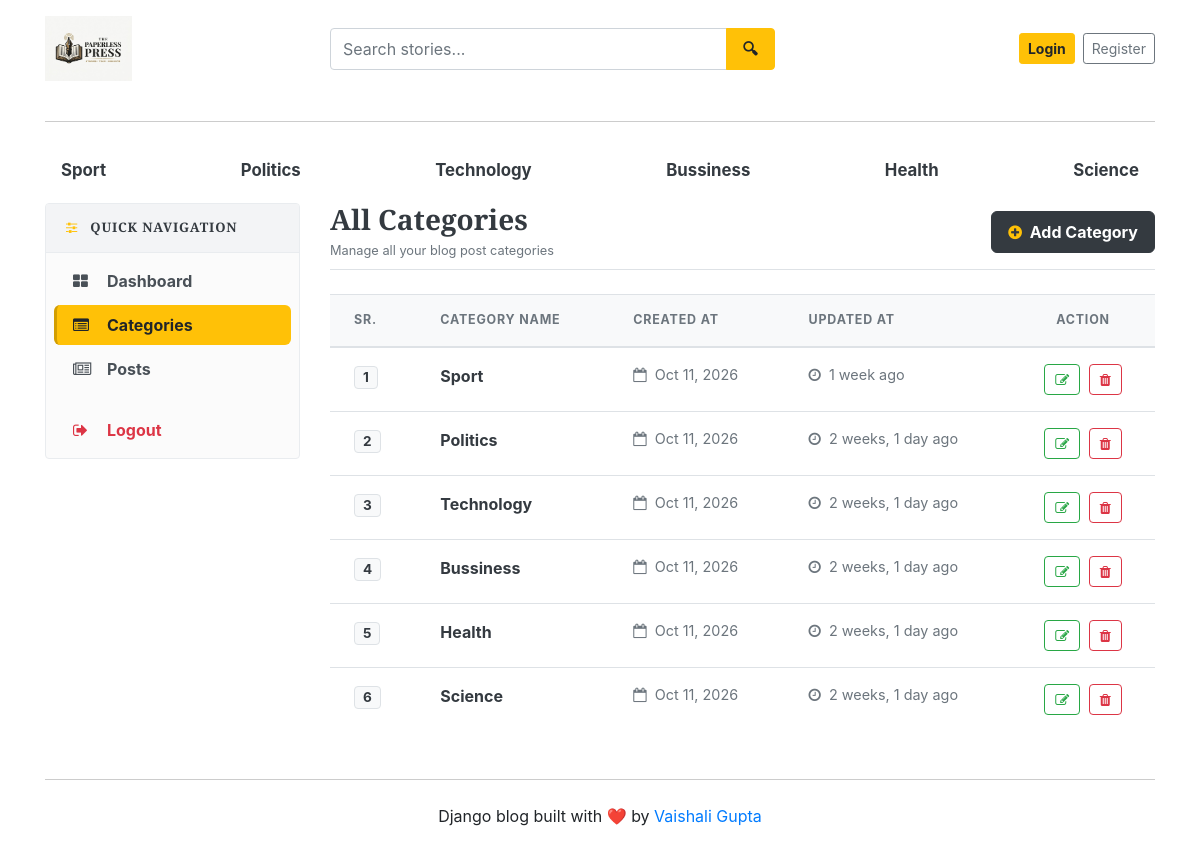
/dashboard/categories/, run on the app's committed database.
### blogs/models.py (models this page shows, shortened)
class Category(models.Model):
    category_name=models.CharField(max_length=50, unique=True)
    created_at = models.DateTimeField(auto_now_add=True)
    updated_at = models.DateTimeField(auto_now=True)
    class Meta :
        verbose_name_plural= 'categories'

### dashboards/views.py (the view)
# urls.py: path('categories/', views.categories, name='categories' ),
def categories(request):
    return render(request, 'dashboard/categories.html')

### blogs/context_processors.py (called while the page is built)
def get_categories(request):
    categories=Category.objects.all()
    return dict(categories=categories)

def get_social_links(request):
    social_links = SocialLink.objects.all()
    about = About.objects.first()  # first entry nikal lega
    return dict(social_links=social_links, about=about)

### templates/dashboard/categories.html (shortened to what this page needs)
{% extends 'base.html' %}
{% block content %}
<div class="row">
    {% include 'dashboard/sidebar.html' %}
    <div class="col-md-9 mb-4">
        <div class="d-flex justify-content-between align-items-center mb-4 pb-2 border-bottom">
            <div>
                <h3 class="font-weight-bold text-dark m-0">All Categories</h3>
                <small class="text-muted">Manage all your blog post categories</small>
            </div>
            <a href="{% url 'add_category' %}" class="btn btn-dark font-weight-bold text-white shadow-sm px-3 py-2" style="border-radius: 6px;">
                <i class="fa fa-plus-circle text-warning mr-1"></i> Add Category
            </a>
        </div>
        <div class="card border-0 shadow-sm rounded-lg overflow-hidden">
            <div class="table-responsive">
                <table class="table table-hover align-middle mb-0">
                    <thead style="background-color: #f8f9fa; border-bottom: 2px solid #e9ecef;">
                        <tr>
                            <th scope="col" class="py-3 px-4 text-secondary font-weight-bold text-uppercase" style="font-size: 0.78rem; letter-spacing: 0.8px;">Sr.</th>
                            <th scope="col" class="py-3 px-4 text-secondary font-weight-bold text-uppercase" style="font-size: 0.78rem; letter-spacing: 0.8px;">Category Name</th>
                            <th scope="col" class="py-3 px-4 text-secondary font-weight-bold text-uppercase" style="font-size: 0.78rem; letter-spacing: 0.8px;">Created At</th>
                            <th scope="col" class="py-3 px-4 text-secondary font-weight-bold text-uppercase" style="font-size: 0.78rem; letter-spacing: 0.8px;">Updated At</th>
                            <th scope="col" class="py-3 px-4 text-secondary font-weight-bold text-uppercase text-center" style="font-size: 0.78rem; letter-spacing: 0.8px;">Action</th>
                        </tr>
                    </thead>
                    <tbody>
                        {% for cat in categories %}
                        <tr style="transition: background-color 0.2s ease;">
                            <td class="py-3 px-4 font-weight-bold text-muted">
                                <span class="badge badge-light border text-dark px-2 py-1" style="font-size: 0.85rem;">{{ forloop.counter }}</span>
                            </td>
                            <td class="py-3 px-4 font-weight-bold text-dark">
                                {{ cat.category_name|default:cat }}
                            </td>
                            <td class="py-3 px-4 text-muted" style="font-size: 0.9rem;">
                                <i class="fa fa-calendar-o mr-1 text-secondary"></i> {{ cat.created_at|date:"M d, Y" }}
                            </td>
                            <td class="py-3 px-4 text-muted" style="font-size: 0.9rem;">
                                <i class="fa fa-clock-o mr-1 text-secondary"></i> {{ cat.updated_at|timesince }} ago
                            </td>
                            <td class="py-3 px-4 text-center">
                                <a href="{% url 'edit_category' cat.id %}" class="btn btn-sm btn-outline-success mr-1" title="Edit Category" style="border-radius: 4px; padding: 4px 10px;">
                                    <i class="fa fa-edit"></i>
                                </a>
                                <a href="{% url 'delete_category' cat.id %}" class="btn btn-sm btn-outline-danger" title="Delete Category" style="border-radius: 4px; padding: 4px 10px;" onclick="return confirm('Are you sure you want to delete this category?');">
                                    <i class="fa fa-trash"></i>
                                </a>
                            </td>
                        </tr>
                        {% endfor %}
                    </tbody>
                </table>
            </div>
        </div>
    </div>
</div>
{% endblock %}

### templates/base.html (shortened to what this page needs)
{% load static %}
<!DOCTYPE html>
<html lang="en">
<head>
    <link href="https://getbootstrap.com/docs/4.0/dist/css/bootstrap.min.css" rel="stylesheet">
    <link href="{% static 'css/blog.css' %}" rel="stylesheet">
    <link rel="stylesheet" href="https://cdnjs.cloudflare.com/ajax/libs/font-awesome/4.7.0/css/font-awesome.min.css">
</head>
<body>
    <div class="container">
      <header class="blog-header py-3">
        <div class="row align-items-center">
          <div class="col-6 col-md-3">
            <a href="/" class="d-inline-block">
              <img src="{% static 'images/logo.jpeg' %}"
                   alt="The Paperless Press"
                   style="height: 65px; max-width: 100%; object-fit: contain;">
            </a>
          </div>
          <div class="col-6 col-md-4 order-md-3 d-flex justify-content-end align-items-center">
            {% if not user.is_authenticated %}
              <a class="btn btn-sm btn-warning font-weight-bold mr-2 text-nowrap" href="{% url 'login' %}">Login</a>
              <a class="btn btn-sm btn-outline-secondary text-nowrap" href="{% url 'register' %}">Register</a>
            {% else %}
              <a class="btn btn-sm btn-warning font-weight-bold mr-2 text-nowrap" href="{% url 'dashboard' %}">Dashboard</a>
              <a class="btn btn-sm btn-warning font-weight-bold text-nowrap" href="{% url 'logout' %}">Logout</a>
            {% endif %}
          </div>
          <div class="col-12 col-md-5 order-md-2 mt-3 mt-md-0">
            <form action="{% url 'search' %}" method="GET" class="m-0">
              <div class="input-group">
                <input type="text"
                       class="form-control"
                       name="keyword"
                       value="{{ keyword }}"
                       placeholder="Search stories..."
                       style="height: 42px; border-radius: 4px 0 0 4px; border: 1.5px solid #ced4da;">
                <div class="input-group-append">
                  <button class="btn btn-warning"
                          type="submit"
                          style="height: 42px; padding: 0 16px; border-radius: 0 4px 4px 0; font-weight: 600;">
                    🔍︎
                  </button>
                </div>
              </div>
            </form>
          </div>
        </div>
      </header>
      <hr class="my-4" style="border-top: 1px solid #cccccc;">
      <div class="nav-scroller py-1 mb-2">
        <nav class="nav d-flex justify-content-between">
          {% for cat in categories %}
          <a class="px-3 py-2 text-dark font-weight-bold"
            href="{% url 'posts_by_category' cat.id %}"
            style="font-size: 1.05rem; border-radius: 8px; text-decoration: none; transition: background 0.2s ease;"
            onmouseover="this.style.backgroundColor='#e9ecef';"
            onmouseout="this.style.backgroundColor='transparent';">
               {{cat.category_name}}
          </a>
          {% endfor %}
        </nav>
      </div>
{% block content %}
{% endblock %}
<hr class="my-4" style="border-top: 1px solid #cccccc;">
<footer class="blog-footer text-center">
  <p>Django blog built with ❤️ by <a href="#">Vaishali Gupta</a></p>
</footer>
</body>
</html>

### templates/dashboard/sidebar.html (shortened to what this page needs)
<div class="col-md-3 mb-4">
    <div class="card border shadow-sm rounded" style="background-color: #fbfbfb; border-color: #e9ecef !important;">
        <div class="card-header border-bottom py-3" style="background-color: #f3f4f6; border-color: #e9ecef !important;">
            <h6 class="m-0 font-weight-bold text-dark text-uppercase" style="letter-spacing: 0.8px; font-size: 0.82rem;">
                <i class="fa fa-sliders mr-2 text-warning"></i> Quick Navigation
            </h6>
        </div>
        <div class="nav flex-column p-2" aria-orientation="vertical">
            <a href="{% url 'dashboard' %}"
               class="nav-link py-2 px-3 mb-1 font-weight-bold d-flex align-items-center {% if '/dashboard/' == request.path %}sidebar-active{% else %}sidebar-link{% endif %}">
                <i class="fa fa-th-large mr-3" style="width: 18px;"></i>
                <span>Dashboard</span>
            </a>
            <a href="{% url 'categories' %}"
               class="nav-link py-2 px-3 mb-1 font-weight-bold d-flex align-items-center {% if '/dashboard/categories/' == request.path %}sidebar-active{% else %}sidebar-link{% endif %}">
                <i class="fa fa-list-alt mr-3" style="width: 18px;"></i>
                <span>Categories</span>
            </a>
            <a href="{% url 'posts' %}"
               class="nav-link py-2 px-3 mb-1 font-weight-bold d-flex align-items-center {% if '/dashboard/posts/' in request.path %}sidebar-active{% else %}sidebar-link{% endif %}">
                <i class="fa fa-newspaper-o mr-3" style="width: 18px;"></i>
                <span>Posts</span>
            </a>
            <a href="{% url 'logout' %}"
               class="nav-link py-2 px-3 font-weight-bold d-flex align-items-center sidebar-logout">
                <i class="fa fa-sign-out mr-3" style="width: 18px;"></i>
                <span>Logout</span>
            </a>
        </div>
    </div>
</div>

### blog_main/static/css/blog.css (style rules this page uses)
h1, h2, h3, h4, h5, h6 { font-family: "Playfair Display", Georgia, "Times New Roman", serif; }

### templates/dashboard/sidebar.html (style rules this page uses)
.sidebar-link { color: #495057 !important; background-color: transparent; border-radius: 6px; border-left: 3px solid transparent; transition: background-color 0.2s ease, color 0.2s ease, border-color 0.2s ease; }
.sidebar-active { background-color: #ffc107 !important; color: #212529 !important; border-radius: 6px; border-left: 3px solid #d39e00; }
.sidebar-logout { color: #dc3545 !important; border-radius: 6px; border-left: 3px solid transparent; transition: background-color 0.2s ease, border-color 0.2s ease; }

### data on the page
Category: category_name "Sport", created_at "Oct 11, 2026", updated_at "1 week"
Category: category_name "Politics", created_at "Oct 11, 2026", updated_at "2 weeks, 1 day"
Category: category_name "Technology", created_at "Oct 11, 2026", updated_at "2 weeks, 1 day"
Category: category_name "Bussiness", created_at "Oct 11, 2026", updated_at "2 weeks, 1 day"
Category: category_name "Health", created_at "Oct 11, 2026", updated_at "2 weeks, 1 day"
Category: category_name "Science", created_at "Oct 11, 2026", updated_at "2 weeks, 1 day"
